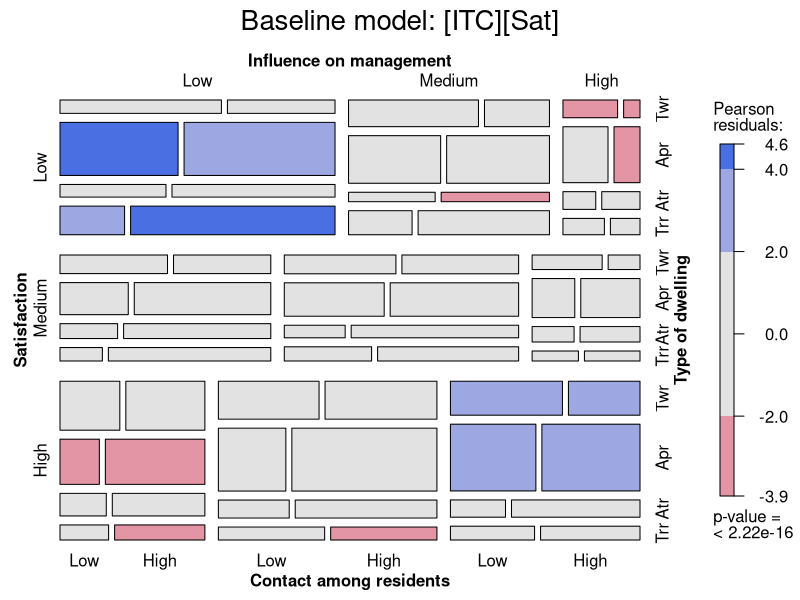
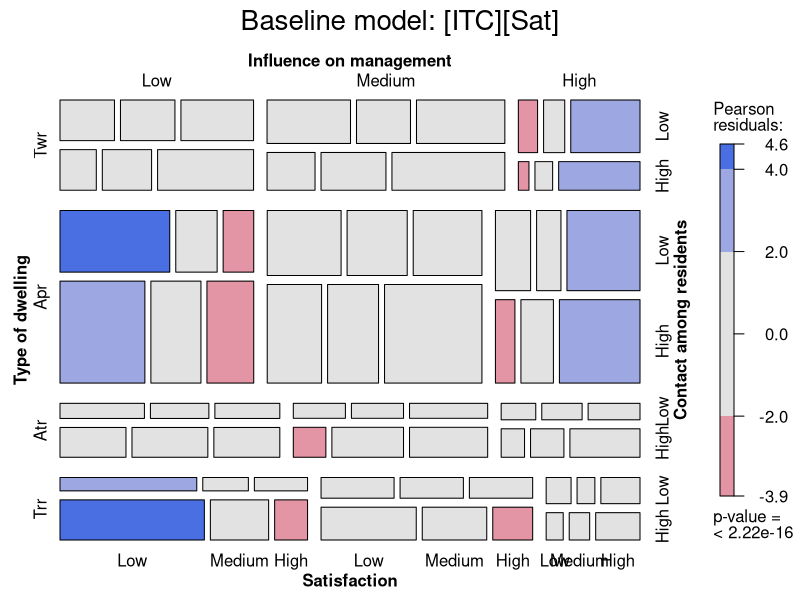

R code for these plots, in order: (Note: this script raises an error after producing the figures.)
## housing.R    Visualize models from example(housing, package="MASS")

# These examples fit a variety of models to the data(housing), giving a 4-way
# frequency table of 1681 individuals from the Copenhagen Housing Conditions
# Survey, classified by their Type of rental dwelling, perceived Influence on
# management of the property, and degree of Contact with other residents. The
# response variable here is Satisfaction of householders with their present
# housing circumstances.


library(vcdExtra)
data(housing, package="MASS")


oldop <-options(contrasts = c("contr.treatment", "contr.poly"))

##########################
#  Poisson models for Freq, equivalent to loglinear models
##########################
# Baseline model, with Satisfaction as a response
house.glm0 <- glm(Freq ~ Infl*Type*Cont + Sat, family = poisson,
                  data = housing)
modFit(house.glm0)

# labeling_args for mosaic()
largs <- list(set_varnames = c(Infl="Influence on management", 
			Cont="Contact among residents", Type="Type of dwelling", Sat="Satisfaction"),
	abbreviate=c(Type=3))

mosaic(house.glm0, labeling_args=largs, main='Baseline model: [ITC][Sat]')
# reorder variables in the mosaic, putting Sat last
mosaic(house.glm0, ~ Type+Infl+Cont+Sat, labeling_args=largs, main='Baseline model: [ITC][Sat]')

# what terms need to be added?
addterm(house.glm0, ~. + Sat:(Infl+Type+Cont), test = "Chisq")

# add all two way terms with Satisfaction
house.glm1 <- update(house.glm0, . ~ . + Sat*(Infl+Type+Cont))

# did it get better?
anova(house.glm0, house.glm1, test="Chisq")
mosaic(house.glm1, labeling_args=largs, main='Model [IS][TS][CS]', gp=shading_Friendly)

# Same model, fit by iterative proportional scaling
(house.loglm <- loglm(Freq ~ Infl*Type*Cont + Sat*(Infl+Type+Cont), data = housing))

# Can we drop any terms?
dropterm(house.glm1, test = "Chisq")

# Need to add any terms?
addterm(house.glm1, ~. + Sat:(Infl+Type+Cont)^2, test  =  "Chisq")


##########################
# Effect plots, for glm1 model
##########################
library(effects)
house.eff <-allEffects(house.glm1)

# show the interactions of Infl, Cont and Type with Sat
plot(house.eff, 'Infl:Sat', x.var='Sat', xlab="Satisfaction")
# same plot in one panel, no std errors shown
plot(house.eff, 'Infl:Sat', x.var='Sat', xlab="Satisfaction", multiline=TRUE)

plot(house.eff, 'Cont:Sat', x.var='Sat', xlab="Satisfaction")

plot(house.eff, 'Type:Sat', x.var='Sat', xlab="Satisfaction")


##########################
# multinomial model
##########################
library(nnet)
# multinomial model, similar in spirit to house.glm1
(house.mult<- multinom(Sat ~ Infl + Type + Cont, weights = Freq,
                       data = housing))
# Do we need a more complex model?
house.mult2 <- multinom(Sat ~ Infl*Type*Cont, weights = Freq,
                        data = housing)
anova(house.mult, house.mult2)


# effect plots for multinomial model
house.effm <- allEffects(house.mult)

plot(house.effm, 'Infl', xlab='Influence on management', style="stacked",
	main="Multinomial: Infl effect plot")

plot(house.effm, 'Cont', xlab='Contact among residents', style="stacked",
	main="Multinomial: Cont effect plot")

plot(house.effm, 'Type', xlab='Type of dwelling', style="stacked",
	main="Multinomial: Type effect plot")


##########################
# proportional odds model
##########################

(house.plr <- polr(Sat ~ Infl + Type + Cont,
                   data = housing, weights = Freq))

# Test proportional odds assumption by likelihood ratio test
# NB: multinom() objects do not have a df.residual component, so we have
#     to use the difference in edf to get df for the test
pchisq(deviance(house.plr) - deviance(house.mult), 
		df = house.mult$edf -house.plr$edf, lower.tail = FALSE)

# try more complex models
house.plr2 <- stepAIC(house.plr, ~.^2)
house.plr2$anova

house.effp <- allEffects(house.plr)

plot(house.effp, 'Infl', xlab='Influence on management', style="stacked",
	main="Proportional odds: Infl effect plot")
plot(house.effp, 'Cont', xlab='Contact among residents', style="stacked",
	main="Proportional odds: Cont effect plot")
plot(house.effp, 'Type', xlab='Type of dwelling', style="stacked",
	main="Proportional odds: Type effect plot")

options(oldop)
